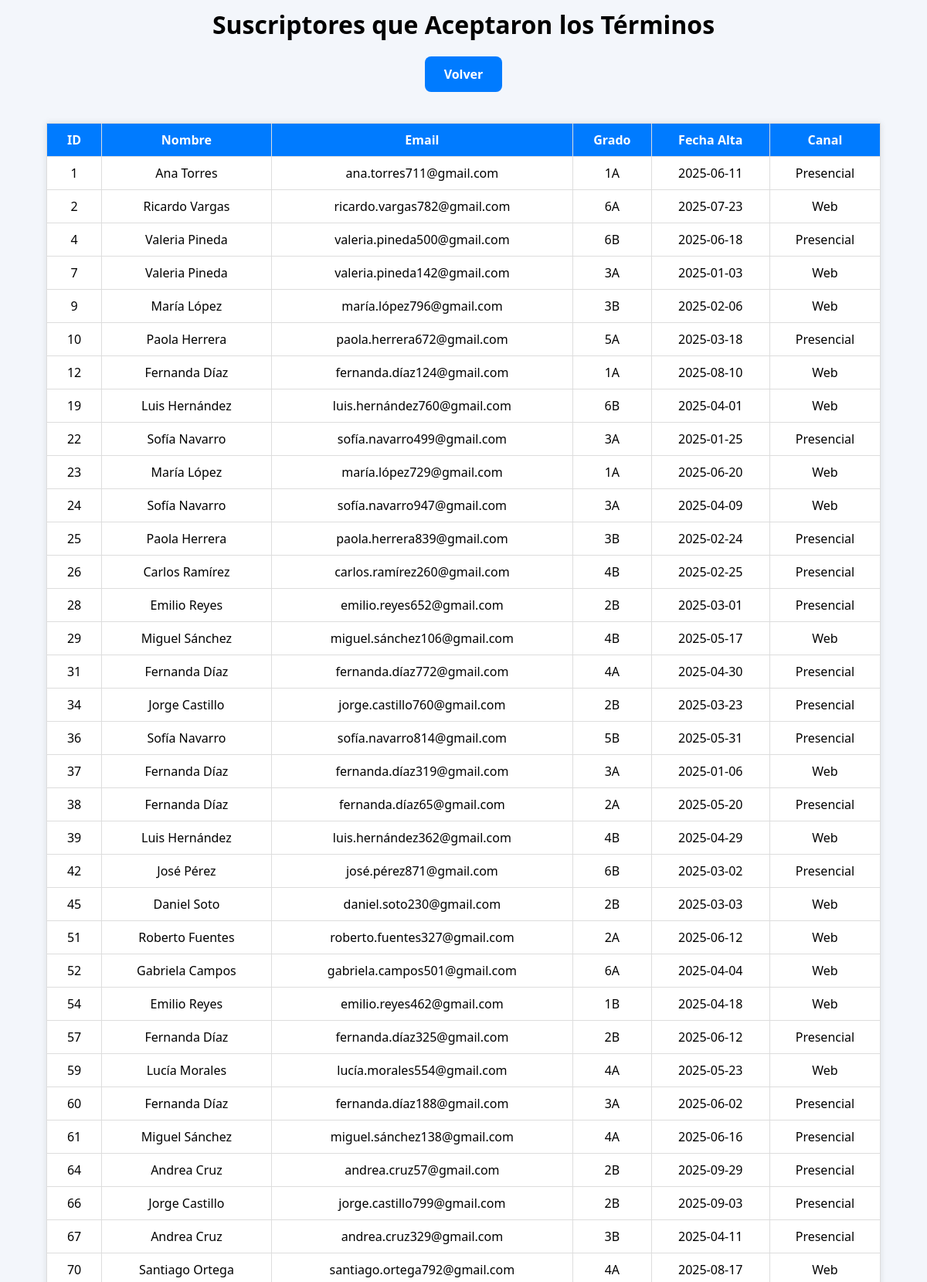
The page /ver_aceptados.php (upper part) on the database its author committed.
### tables this page shows
CREATE TABLE suscriptores_boletin (
    id_suscriptor INT AUTO_INCREMENT PRIMARY KEY,
    nombre VARCHAR(100),
    email VARCHAR(100),
    grado VARCHAR(10),
    acepta_terminos TINYINT,
    fecha_alta DATE,
    telefono VARCHAR(15),
    canal VARCHAR(40)
);

### ver_aceptados.php (the view, shortened to what this page needs)
<?php
    include("../conexion.php");
    $resultado = $conn->query("SELECT * FROM suscriptores_boletin WHERE acepta_terminos = 1");
?>
<!DOCTYPE html>
<html lang="es">
    <head>
        <link rel="stylesheet" href="../estilos.css">
    </head>
    <body>
        <h1>Suscriptores que Aceptaron los Términos</h1>
        <a href="../index.php" class="btn">Volver</a>
        <table>
            <tr>
            <th>ID</th><th>Nombre</th><th>Email</th><th>Grado</th><th>Fecha Alta</th><th>Canal</th>
            </tr>
<?php while($row = $resultado->fetch_assoc()): ?>
            <tr>
            <td><?= $row['id_suscriptor'] ?></td>
            <td><?= $row['nombre'] ?></td>
            <td><?= $row['email'] ?></td>
            <td><?= $row['grado'] ?></td>
            <td><?= $row['fecha_alta'] ?></td>
            <td><?= $row['canal'] ?></td>
            </tr>
<?php endwhile; ?>
        </table>
    </body>
</html>

### estilos.css (style rules this page uses)
body { font-family: 'Segoe UI', sans-serif; background-color: #f3f6fb; margin: 0; padding: 0; text-align: center; }
h1 { margin: 10px 0; }
.btn { display: inline-block; background-color: #007bff; color: white; padding: 12px 25px; margin: 10px; border-radius: 8px; text-decoration: none; font-weight: bold; transition: 0.3s; }
table { width: 90%; margin: 30px auto; border-collapse: collapse; background-color: white; box-shadow: 0 0 8px rgba(0,0,0,0.1); }
th, td { border: 1px solid #ddd; padding: 10px; }
th { background-color: #007bff; color: white; }

### rows shown on the page
suscriptores_boletin: id_suscriptor "1", nombre "Ana Torres", email "ana.torres711@gmail.com", grado "1A", fecha_alta "2025-06-11", canal "Presencial"
suscriptores_boletin: id_suscriptor "2", nombre "Ricardo Vargas", email "ricardo.vargas782@gmail.com", grado "6A", fecha_alta "2025-07-23", canal "Web"
suscriptores_boletin: id_suscriptor "4", nombre "Valeria Pineda", email "valeria.pineda500@gmail.com", grado "6B", fecha_alta "2025-06-18", canal "Presencial"
suscriptores_boletin: id_suscriptor "7", nombre "Valeria Pineda", email "valeria.pineda142@gmail.com", grado "3A", fecha_alta "2025-01-03", canal "Web"
suscriptores_boletin: id_suscriptor "9", nombre "María López", email "maría.lópez796@gmail.com", grado "3B", fecha_alta "2025-02-06", canal "Web"
suscriptores_boletin: id_suscriptor "10", nombre "Paola Herrera", email "paola.herrera672@gmail.com", grado "5A", fecha_alta "2025-03-18", canal "Presencial"
suscriptores_boletin: id_suscriptor "12", nombre "Fernanda Díaz", email "fernanda.díaz124@gmail.com", grado "1A", fecha_alta "2025-08-10", canal "Web"
suscriptores_boletin: id_suscriptor "19", nombre "Luis Hernández", email "luis.hernández760@gmail.com", grado "6B", fecha_alta "2025-04-01", canal "Web"
suscriptores_boletin: id_suscriptor "22", nombre "Sofía Navarro", email "sofía.navarro499@gmail.com", grado "3A", fecha_alta "2025-01-25", canal "Presencial"
suscriptores_boletin: id_suscriptor "23", nombre "María López", email "maría.lópez729@gmail.com", grado "1A", fecha_alta "2025-06-20", canal "Web"
suscriptores_boletin: id_suscriptor "24", nombre "Sofía Navarro", email "sofía.navarro947@gmail.com", grado "3A", fecha_alta "2025-04-09", canal "Web"
suscriptores_boletin: id_suscriptor "25", nombre "Paola Herrera", email "paola.herrera839@gmail.com", grado "3B", fecha_alta "2025-02-24", canal "Presencial"
suscriptores_boletin: id_suscriptor "26", nombre "Carlos Ramírez", email "carlos.ramírez260@gmail.com", grado "4B", fecha_alta "2025-02-25", canal "Presencial"
suscriptores_boletin: id_suscriptor "28", nombre "Emilio Reyes", email "emilio.reyes652@gmail.com", grado "2B", fecha_alta "2025-03-01", canal "Presencial"
suscriptores_boletin: id_suscriptor "29", nombre "Miguel Sánchez", email "miguel.sánchez106@gmail.com", grado "4B", fecha_alta "2025-05-17", canal "Web"
suscriptores_boletin: id_suscriptor "31", nombre "Fernanda Díaz", email "fernanda.díaz772@gmail.com", grado "4A", fecha_alta "2025-04-30", canal "Presencial"
suscriptores_boletin: id_suscriptor "34", nombre "Jorge Castillo", email "jorge.castillo760@gmail.com", grado "2B", fecha_alta "2025-03-23", canal "Presencial"
suscriptores_boletin: id_suscriptor "36", nombre "Sofía Navarro", email "sofía.navarro814@gmail.com", grado "5B", fecha_alta "2025-05-31", canal "Presencial"
suscriptores_boletin: id_suscriptor "37", nombre "Fernanda Díaz", email "fernanda.díaz319@gmail.com", grado "3A", fecha_alta "2025-01-06", canal "Web"
suscriptores_boletin: id_suscriptor "38", nombre "Fernanda Díaz", email "fernanda.díaz65@gmail.com", grado "2A", fecha_alta "2025-05-20", canal "Presencial"
suscriptores_boletin: id_suscriptor "39", nombre "Luis Hernández", email "luis.hernández362@gmail.com", grado "4B", fecha_alta "2025-04-29", canal "Web"
suscriptores_boletin: id_suscriptor "42", nombre "José Pérez", email "josé.pérez871@gmail.com", grado "6B", fecha_alta "2025-03-02", canal "Presencial"
suscriptores_boletin: id_suscriptor "45", nombre "Daniel Soto", email "daniel.soto230@gmail.com", grado "2B", fecha_alta "2025-03-03", canal "Web"
suscriptores_boletin: id_suscriptor "51", nombre "Roberto Fuentes", email "roberto.fuentes327@gmail.com", grado "2A", fecha_alta "2025-06-12", canal "Web"
suscriptores_boletin: id_suscriptor "52", nombre "Gabriela Campos", email "gabriela.campos501@gmail.com", grado "6A", fecha_alta "2025-04-04", canal "Web"
suscriptores_boletin: id_suscriptor "54", nombre "Emilio Reyes", email "emilio.reyes462@gmail.com", grado "1B", fecha_alta "2025-04-18", canal "Web"
suscriptores_boletin: id_suscriptor "57", nombre "Fernanda Díaz", email "fernanda.díaz325@gmail.com", grado "2B", fecha_alta "2025-06-12", canal "Presencial"
suscriptores_boletin: id_suscriptor "59", nombre "Lucía Morales", email "lucía.morales554@gmail.com", grado "4A", fecha_alta "2025-05-23", canal "Web"
suscriptores_boletin: id_suscriptor "60", nombre "Fernanda Díaz", email "fernanda.díaz188@gmail.com", grado "3A", fecha_alta "2025-06-02", canal "Presencial"
suscriptores_boletin: id_suscriptor "61", nombre "Miguel Sánchez", email "miguel.sánchez138@gmail.com", grado "4A", fecha_alta "2025-06-16", canal "Presencial"
suscriptores_boletin: id_suscriptor "64", nombre "Andrea Cruz", email "andrea.cruz57@gmail.com", grado "2B", fecha_alta "2025-09-29", canal "Presencial"
suscriptores_boletin: id_suscriptor "66", nombre "Jorge Castillo", email "jorge.castillo799@gmail.com", grado "2B", fecha_alta "2025-09-03", canal "Presencial"
suscriptores_boletin: id_suscriptor "67", nombre "Andrea Cruz", email "andrea.cruz329@gmail.com", grado "3B", fecha_alta "2025-04-11", canal "Presencial"
suscriptores_boletin: id_suscriptor "70", nombre "Santiago Ortega", email "santiago.ortega792@gmail.com", grado "4A", fecha_alta "2025-08-17", canal "Web"
